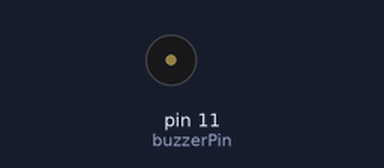
This sketch was run on a simulated Arduino Uno, built with avr-gcc and run on an emulated ATmega328P. On the bench: buzzer (waves = sounding).

Above: at 1.4 s.
At 4.67 s:
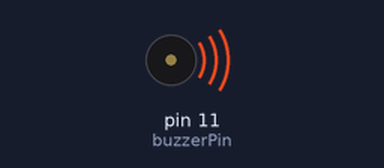
Timing chart, 0 to 5.2 s (numbered marks = the images above):
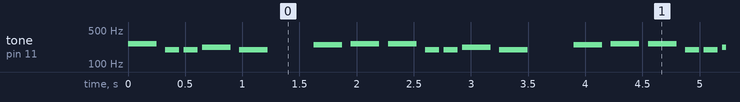

Measured:
- by itself, tone on pin 11 (buzzerPin): repeats every 2.3 s: silent 0.08 s, 2 × (196 Hz 0.13 s, silent 0.04 s), 220 Hz 0.25 s, silent 0.08 s, 196 Hz 0.25 s, silent 0.40 s, 247 Hz 0.25 s, 2 × (silent 0.08 s, 262 Hz 0.25 s)

The sketch:

sketch_nov29cbuzzertest.ino
```cpp
// Define the buzzer pin
const int buzzerPin = 11;

// Notes in the melody:
int melody[] = {
  262, 196, 196, 220, 196, 0, 247, 262
};

// Note durations: 4 = quarter note, 8 = eighth note, etc.:
int noteDurations[] = {
  4, 8, 8, 4, 4, 4, 4, 4
};

void setup() {
  // Set the buzzer pin as an output
  pinMode(buzzerPin, OUTPUT);
}

void loop() {
  for (int thisNote = 0; thisNote < 8; thisNote++) {
    // To calculate the note duration, take one second divided by the note type.
    // e.g. quarter note = 1000 / 4, eighth note = 1000/8, etc.
    int noteDuration = 1000 / noteDurations[thisNote];
    tone(buzzerPin, melody[thisNote], noteDuration);

    // To distinguish the notes, set a minimum time between them.
    // The note's duration + 30% seems to work well:
    int pauseBetweenNotes = noteDuration * 1.30;
    delay(pauseBetweenNotes);
    // Stop the tone playing:
    noTone(buzzerPin);
  }
}
```
